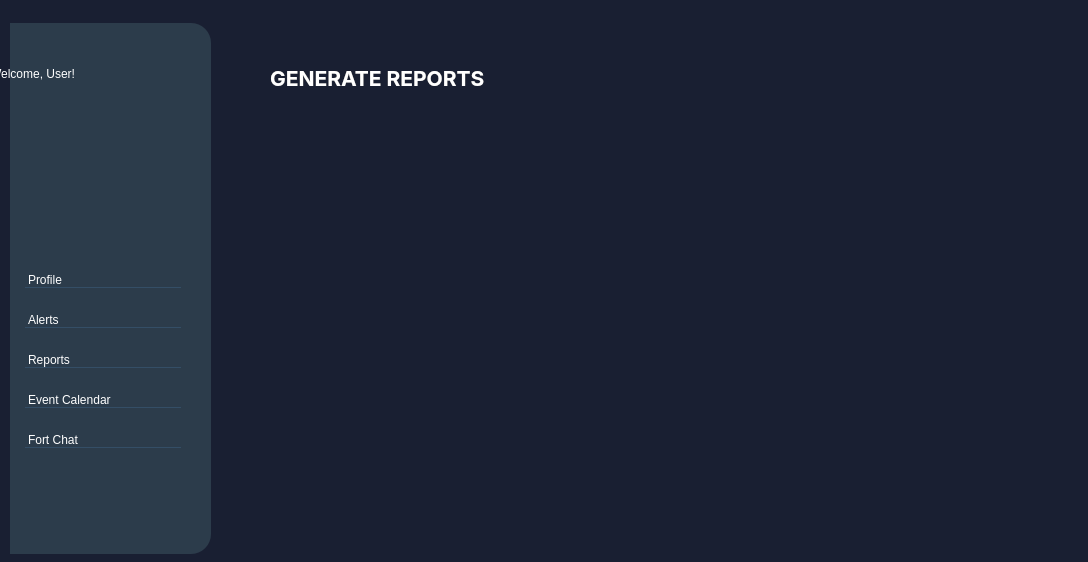
<?xml version="1.0" encoding="UTF-8"?>
<ui version="4.0">
 <class>reports</class>
 <widget class="QWidget" name="reports">
  <property name="geometry">
   <rect>
    <x>0</x>
    <y>0</y>
    <width>1088</width>
    <height>562</height>
   </rect>
  </property>
  <property name="windowTitle">
   <string>Reports </string>
  </property>
  <property name="styleSheet">
   <string notr="true">background-color: rgb(25, 31, 50);
color: white;
</string>
  </property>
  <widget class="QPushButton" name="profilePushButton">
   <property name="geometry">
    <rect>
     <x>154</x>
     <y>274</y>
     <width>31</width>
     <height>21</height>
    </rect>
   </property>
   <property name="cursor">
    <cursorShape>PointingHandCursor</cursorShape>
   </property>
   <property name="autoFillBackground">
    <bool>false</bool>
   </property>
   <property name="styleSheet">
    <string notr="true">background-color: rgba(255, 255, 255, 0);
border:0;</string>
   </property>
   <property name="text">
    <string/>
   </property>
   <property name="icon">
    <iconset resource="wardenfort.qrc">
     <normaloff>:/wardenfort/downButton.png</normaloff>:/wardenfort/downButton.png</iconset>
   </property>
  </widget>
  <widget class="QLabel" name="wardenfort">
   <property name="geometry">
    <rect>
     <x>-1</x>
     <y>43</y>
     <width>191</width>
     <height>16</height>
    </rect>
   </property>
   <property name="styleSheet">
    <string notr="true">background-color: rgba(255, 255, 255, 0);</string>
   </property>
   <property name="text">
    <string/>
   </property>
   <property name="pixmap">
    <pixmap resource="wardenfort.qrc">:/wardenfort/wardenfort_word (1).png</pixmap>
   </property>
  </widget>
  <widget class="QPushButton" name="alertPushButton">
   <property name="geometry">
    <rect>
     <x>154</x>
     <y>324</y>
     <width>31</width>
     <height>21</height>
    </rect>
   </property>
   <property name="cursor">
    <cursorShape>PointingHandCursor</cursorShape>
   </property>
   <property name="autoFillBackground">
    <bool>false</bool>
   </property>
   <property name="styleSheet">
    <string notr="true">background-color: rgba(255, 255, 255, 0);
border:0;</string>
   </property>
   <property name="text">
    <string/>
   </property>
   <property name="icon">
    <iconset resource="wardenfort.qrc">
     <normaloff>:/wardenfort/downButton.png</normaloff>:/wardenfort/downButton.png</iconset>
   </property>
  </widget>
  <widget class="QPushButton" name="triButton">
   <property name="geometry">
    <rect>
     <x>160</x>
     <y>298</y>
     <width>61</width>
     <height>31</height>
    </rect>
   </property>
   <property name="cursor">
    <cursorShape>PointingHandCursor</cursorShape>
   </property>
   <property name="styleSheet">
    <string notr="true">background-color: rgba(255, 255, 255, 0);
border:0;</string>
   </property>
   <property name="text">
    <string/>
   </property>
   <property name="icon">
    <iconset resource="wardenfort.qrc">
     <normaloff>:/wardenfort/triButton.png</normaloff>:/wardenfort/triButton.png</iconset>
   </property>
   <property name="iconSize">
    <size>
     <width>20</width>
     <height>20</height>
    </size>
   </property>
  </widget>
  <widget class="QLabel" name="frame">
   <property name="geometry">
    <rect>
     <x>28</x>
     <y>102</y>
     <width>151</width>
     <height>141</height>
    </rect>
   </property>
   <property name="styleSheet">
    <string notr="true">background-color: rgba(255, 255, 255, 0);</string>
   </property>
   <property name="text">
    <string/>
   </property>
   <property name="pixmap">
    <pixmap resource="wardenfort.qrc">:/wardenfort/frame.png</pixmap>
   </property>
  </widget>
  <widget class="QListWidget" name="listWidget_2">
   <property name="geometry">
    <rect>
     <x>10</x>
     <y>23</y>
     <width>201</width>
     <height>531</height>
    </rect>
   </property>
   <property name="cursor" stdset="0">
    <cursorShape>PointingHandCursor</cursorShape>
   </property>
   <property name="styleSheet">
    <string notr="true">QListWidget {
    background-color: rgb(44, 60, 75);
    border-top-left-radius: 0px;
    border-bottom-right-radius: 20px;
    border-top-right-radius: 20px;
    border-bottom-left-radius: 0px;
    padding: 30px;
    padding-left: 15px;
    padding-top: 250px;
    font: 700 11pt &quot;Segoe UI&quot;;
    color: rgb(255, 255, 255);
}
QListWidget::item {
    margin-bottom: 25px; /* Adjust the spacing between items by setting a bottom margin */
    border-bottom: 1px solid rgb(52, 78, 102);
}


QListWidget::item:hover {
    background-color:rgb(25, 31, 50);
    border-bottom: 1px solid rgba(255, 255, 255, 0.5); /* Adjust border on hover */
}


QListWidget::item:selected {
    background-color: transparent; /* Make selection color transparent */
    border: none;
}</string>
   </property>
   <item>
    <property name="text">
     <string>Profile</string>
    </property>
    <property name="icon">
     <iconset resource="wardenfort.qrc">
      <normaloff>:/wardenfort/user_icon.png</normaloff>:/wardenfort/user_icon.png</iconset>
    </property>
   </item>
   <item>
    <property name="text">
     <string>Alerts</string>
    </property>
    <property name="icon">
     <iconset resource="wardenfort.qrc">
      <normaloff>:/wardenfort/notif_icon.png</normaloff>:/wardenfort/notif_icon.png</iconset>
    </property>
   </item>
   <item>
    <property name="text">
     <string>Reports</string>
    </property>
    <property name="icon">
     <iconset resource="wardenfort.qrc">
      <normaloff>:/wardenfort/report_icon.png</normaloff>:/wardenfort/report_icon.png</iconset>
    </property>
   </item>
   <item>
    <property name="text">
     <string>Event Calendar</string>
    </property>
    <property name="icon">
     <iconset resource="wardenfort.qrc">
      <normaloff>:/wardenfort/cal_icon.png</normaloff>:/wardenfort/cal_icon.png</iconset>
    </property>
   </item>
   <item>
    <property name="text">
     <string>Fort Chat</string>
    </property>
    <property name="icon">
     <iconset resource="wardenfort.qrc">
      <normaloff>:/wardenfort/mess_icon.png</normaloff>:/wardenfort/mess_icon.png</iconset>
    </property>
   </item>
  </widget>
  <widget class="QPushButton" name="triReversedButton">
   <property name="geometry">
    <rect>
     <x>-17</x>
     <y>298</y>
     <width>61</width>
     <height>31</height>
    </rect>
   </property>
   <property name="cursor">
    <cursorShape>PointingHandCursor</cursorShape>
   </property>
   <property name="styleSheet">
    <string notr="true">background-color: rgba(255, 255, 255, 0);
border:0;</string>
   </property>
   <property name="text">
    <string/>
   </property>
   <property name="icon">
    <iconset>
     <normaloff>:/CalendarNotifications/triReversedButton.png</normaloff>:/CalendarNotifications/triReversedButton.png</iconset>
   </property>
   <property name="iconSize">
    <size>
     <width>20</width>
     <height>20</height>
    </size>
   </property>
  </widget>
  <widget class="QPushButton" name="calPushButton">
   <property name="geometry">
    <rect>
     <x>154</x>
     <y>420</y>
     <width>31</width>
     <height>21</height>
    </rect>
   </property>
   <property name="cursor">
    <cursorShape>PointingHandCursor</cursorShape>
   </property>
   <property name="autoFillBackground">
    <bool>false</bool>
   </property>
   <property name="styleSheet">
    <string notr="true">background-color: rgba(255, 255, 255, 0);
border:0;</string>
   </property>
   <property name="text">
    <string/>
   </property>
   <property name="icon">
    <iconset resource="wardenfort.qrc">
     <normaloff>:/wardenfort/downButton.png</normaloff>:/wardenfort/downButton.png</iconset>
   </property>
  </widget>
  <widget class="QPushButton" name="profileLessButton">
   <property name="enabled">
    <bool>true</bool>
   </property>
   <property name="geometry">
    <rect>
     <x>150</x>
     <y>270</y>
     <width>31</width>
     <height>21</height>
    </rect>
   </property>
   <property name="cursor">
    <cursorShape>PointingHandCursor</cursorShape>
   </property>
   <property name="autoFillBackground">
    <bool>false</bool>
   </property>
   <property name="styleSheet">
    <string notr="true">background-color: rgba(255, 255, 255, 0);
border:0;</string>
   </property>
   <property name="text">
    <string/>
   </property>
   <property name="icon">
    <iconset resource="wardenfort.qrc">
     <normaloff>:/wardenfort/lessButton.png</normaloff>:/wardenfort/lessButton.png</iconset>
   </property>
  </widget>
  <widget class="QPushButton" name="reportPushButton">
   <property name="geometry">
    <rect>
     <x>155</x>
     <y>373</y>
     <width>31</width>
     <height>21</height>
    </rect>
   </property>
   <property name="cursor">
    <cursorShape>PointingHandCursor</cursorShape>
   </property>
   <property name="autoFillBackground">
    <bool>false</bool>
   </property>
   <property name="styleSheet">
    <string notr="true">background-color: rgba(255, 255, 255, 0);
border:0;</string>
   </property>
   <property name="text">
    <string/>
   </property>
   <property name="icon">
    <iconset resource="wardenfort.qrc">
     <normaloff>:/wardenfort/downButton.png</normaloff>:/wardenfort/downButton.png</iconset>
   </property>
  </widget>
  <widget class="QPushButton" name="reportLessButton">
   <property name="enabled">
    <bool>true</bool>
   </property>
   <property name="geometry">
    <rect>
     <x>150</x>
     <y>369</y>
     <width>31</width>
     <height>21</height>
    </rect>
   </property>
   <property name="cursor">
    <cursorShape>PointingHandCursor</cursorShape>
   </property>
   <property name="autoFillBackground">
    <bool>false</bool>
   </property>
   <property name="styleSheet">
    <string notr="true">background-color: rgba(255, 255, 255, 0);
border:0;</string>
   </property>
   <property name="text">
    <string/>
   </property>
   <property name="icon">
    <iconset resource="wardenfort.qrc">
     <normaloff>:/wardenfort/lessButton.png</normaloff>:/wardenfort/lessButton.png</iconset>
   </property>
  </widget>
  <widget class="QLabel" name="welcome_text">
   <property name="geometry">
    <rect>
     <x>-10</x>
     <y>63</y>
     <width>221</width>
     <height>21</height>
    </rect>
   </property>
   <property name="styleSheet">
    <string notr="true">QLabel {
    qproperty-alignment: AlignCenter;
	font: 700 10pt &quot;Segoe UI&quot;;
	color: rgb(255, 255, 255);
	background-color: rgba(255, 255, 255, 0);
}</string>
   </property>
   <property name="text">
    <string>Welcome, User!</string>
   </property>
  </widget>
  <widget class="QPushButton" name="alertLessButton">
   <property name="enabled">
    <bool>true</bool>
   </property>
   <property name="geometry">
    <rect>
     <x>150</x>
     <y>320</y>
     <width>31</width>
     <height>21</height>
    </rect>
   </property>
   <property name="cursor">
    <cursorShape>PointingHandCursor</cursorShape>
   </property>
   <property name="autoFillBackground">
    <bool>false</bool>
   </property>
   <property name="styleSheet">
    <string notr="true">background-color: rgba(255, 255, 255, 0);
border:0;</string>
   </property>
   <property name="text">
    <string/>
   </property>
   <property name="icon">
    <iconset resource="wardenfort.qrc">
     <normaloff>:/wardenfort/lessButton.png</normaloff>:/wardenfort/lessButton.png</iconset>
   </property>
  </widget>
  <widget class="QWidget" name="widget" native="true">
   <property name="geometry">
    <rect>
     <x>230</x>
     <y>40</y>
     <width>811</width>
     <height>491</height>
    </rect>
   </property>
   <widget class="QLabel" name="label_4">
    <property name="geometry">
     <rect>
      <x>0</x>
      <y>0</y>
      <width>821</width>
      <height>491</height>
     </rect>
    </property>
    <property name="text">
     <string/>
    </property>
    <property name="pixmap">
     <pixmap resource="wardenfort.qrc">:/wardenfort/bg.png</pixmap>
    </property>
   </widget>
   <widget class="QListWidget" name="notificationList_2">
    <property name="geometry">
     <rect>
      <x>30</x>
      <y>70</y>
      <width>761</width>
      <height>391</height>
     </rect>
    </property>
    <property name="styleSheet">
     <string notr="true">background-color: transparent;
</string>
    </property>
    <property name="frameShape">
     <enum>QFrame::NoFrame</enum>
    </property>
    <property name="horizontalScrollBarPolicy">
     <enum>Qt::ScrollBarAlwaysOff</enum>
    </property>
   </widget>
   <widget class="QLabel" name="label_5">
    <property name="geometry">
     <rect>
      <x>40</x>
      <y>30</y>
      <width>301</width>
      <height>16</height>
     </rect>
    </property>
    <property name="font">
     <font>
      <family>Inter</family>
      <pointsize>16</pointsize>
      <bold>true</bold>
     </font>
    </property>
    <property name="styleSheet">
     <string notr="true">background-color: transparent;
color: white;</string>
    </property>
    <property name="text">
     <string>GENERATE REPORTS</string>
    </property>
   </widget>
   <widget class="QListWidget" name="notificationList_3">
    <property name="geometry">
     <rect>
      <x>30</x>
      <y>70</y>
      <width>761</width>
      <height>391</height>
     </rect>
    </property>
    <property name="styleSheet">
     <string notr="true">background-color: transparent;
</string>
    </property>
    <property name="frameShape">
     <enum>QFrame::NoFrame</enum>
    </property>
    <property name="horizontalScrollBarPolicy">
     <enum>Qt::ScrollBarAlwaysOff</enum>
    </property>
   </widget>
   <zorder>notificationList_2</zorder>
   <zorder>label_4</zorder>
   <zorder>label_5</zorder>
   <zorder>notificationList_3</zorder>
  </widget>
  <zorder>listWidget_2</zorder>
  <zorder>profilePushButton</zorder>
  <zorder>wardenfort</zorder>
  <zorder>alertPushButton</zorder>
  <zorder>triButton</zorder>
  <zorder>frame</zorder>
  <zorder>triReversedButton</zorder>
  <zorder>calPushButton</zorder>
  <zorder>profileLessButton</zorder>
  <zorder>reportPushButton</zorder>
  <zorder>reportLessButton</zorder>
  <zorder>welcome_text</zorder>
  <zorder>alertLessButton</zorder>
  <zorder>widget</zorder>
 </widget>
 <resources>
  <include location="wardenfort.qrc"/>
 </resources>
 <connections/>
</ui>
